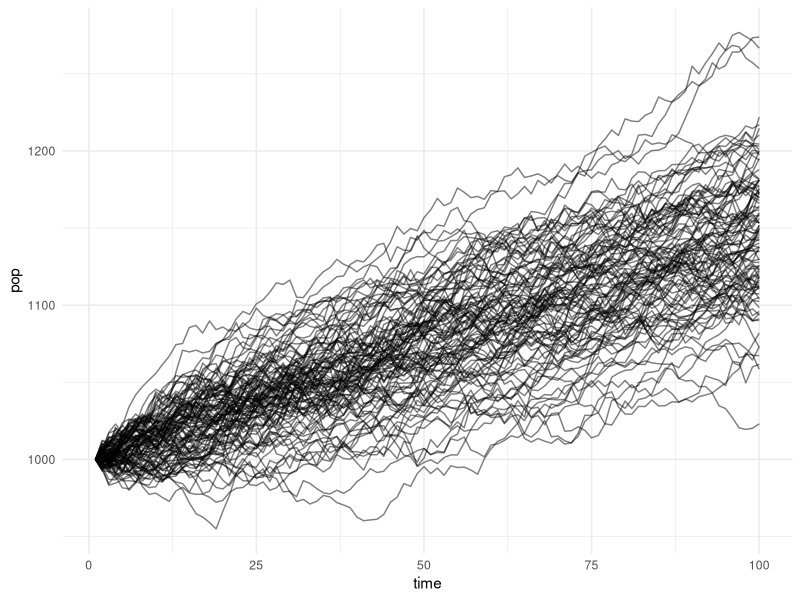
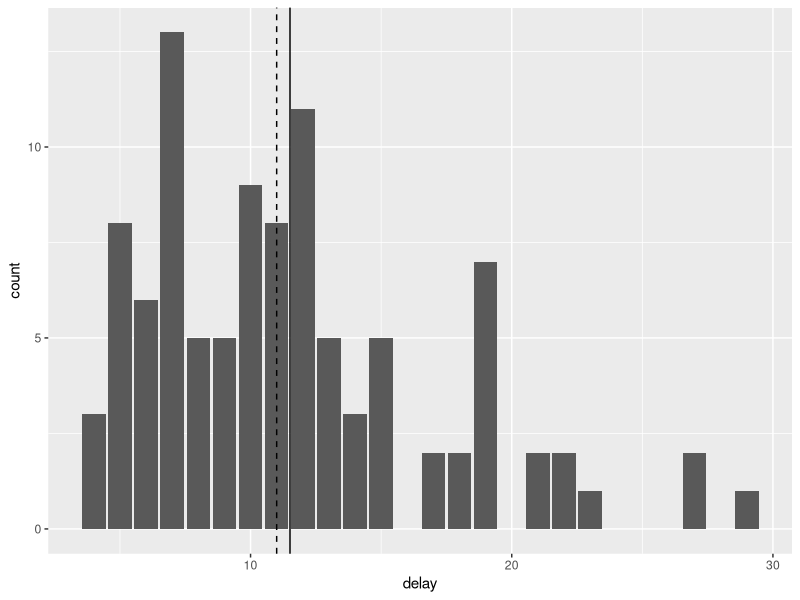
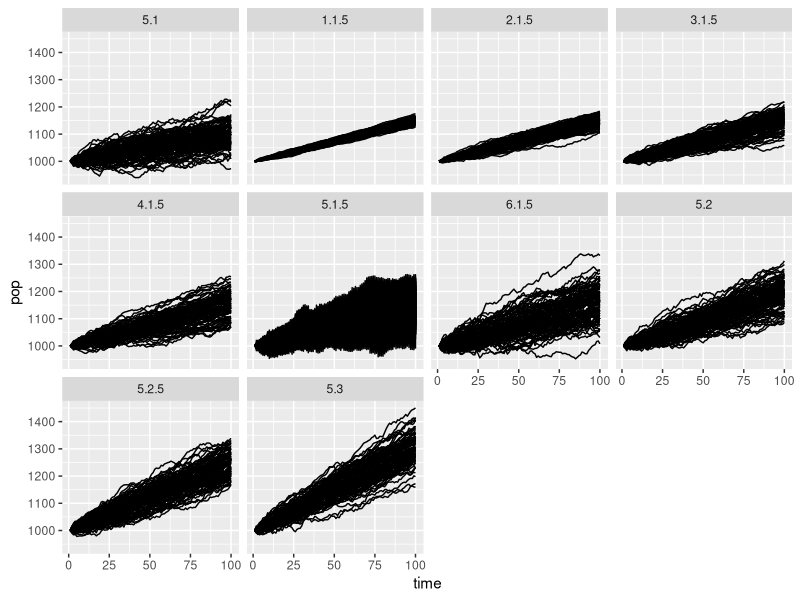

Source code (R) for these figures, in order:
## ---- chunk 1
knitr::opts_chunk$set(echo = TRUE)
library(tidyverse)
## ---- chunk 2
# linear population trend model w/ normal error
sim_pop <- function (x0, t, trend, sd) {
  pop <- vector("numeric", length = t)
  pop[1] <- x0
  for (i in 1:(length(pop) - 1)) {
    pop[i + 1] <- rnorm(1, pop[i] + trend, sd)
  }
  return(tibble(time = 1:t, pop = pop, trend = trend, sd = sd))
}

multi_sim <- function(nsim, x0, t, trend, sd) {
  simulations <- lapply(1:nsim, function(x) sim_pop(x0, t, trend, sd))
  return(bind_rows(simulations, .id = "simulation"))
}

## ---- chunk 3
# simulate model
set.seed(123)
sim_df <- multi_sim(100, 10^3, 100, 1.5, 5)
# sim_list <- lapply(1:100, function(x) sim_pop(10^3, 100, 1.5, 5))
# sim_df <- bind_rows(sim_list, .id = "simulation")

sim_df %>% ggplot() + 
  geom_line(aes(x = time, y = pop, group = simulation), alpha = 0.5) + 
  theme_minimal()
## ---- chunk 4
# one sided sprt calculation
objfn <- function(trend, x1, x0, sd) {
  # likelihood( x1 | x0, r, dispersion )
  dnorm(x = x1, mean = x0 + trend, sd = sd)
}


#  find restricted MLE under h_0 or h_1
likelihood <- function (x_prev, x_now, sd, interval = c(), guess = 1.5) {
  opt <- optim(par = guess, fn = objfn, control = list(fnscale = -1), 
      method = "Brent", lower = interval[1], upper = interval[2],
      x0 = x_prev, x1 = x_now, sd = sd)
  return(opt$value)
}

# sequential test functions
calc_sr <- function(data, sd, accept_reg = c(0,0), reject_reg = c(0, 5)) {
  
  # initialize empty columns for likelihood calculations
  data$lik0 <- NA
  data$lik1 <- NA
  
  # parameter space
  theta0 <- accept_reg
  theta1 <- reject_reg
  
  # use midpoint of interval as init guess for optim (Brent's method)
  guess0 <- accept_reg[1] + (accept_reg[2] - accept_reg[1]) / 2 
  guess1 <- reject_reg[1] + (reject_reg[2] - reject_reg[1]) / 2 
  
  sim_number <- 1
  for (i in 2:nrow(data)) {
    
    if (data[i, "simulation"] == sim_number + 1) {
      # skip calculation of likelihood for the first observation in each simluation
      sim_number <- sim_number + 1
      next
    }
    
    # observed states and known pars
    x0 <- unlist(data[i-1, "pop"])
    x1 <- unlist(data[i, "pop"])
    
    # likelihood calculation
    data[i,"lik0"] <- dnorm(x = x1, mean = x0, sd = sd) # H0: x_t+1 ~ N(x_t, sd)
    data[i,"lik1"] <- likelihood(x_prev = x0, x_now = x1, sd = sd,  # p(x_now | x_prev, disp, theta \in Theta_1)
                                   interval = theta1, guess = guess1)
  }
  
  return(data)
}
## ---- chunk 5
# calculate time required to detect trend
sprt_df <- calc_sr(sim_df, sd = 5)

sprt_df <- 
  sprt_df %>%  
  group_by(simulation) %>%
  mutate(sr = log(lik1/lik0) ,
         sr = ifelse(is.na(sr), 0, sr),
         sprt = cumsum(sr),
         a = log( (1 - 0.2)/ 0.05),
         b = log(0.2/(1 - 0.05)),
         decision = case_when(sprt <= a & sprt >= b ~"?",
                              sprt > a ~ "H1",
                              sprt < b ~ "H0"))

is_h1 <- function(x) x == "H1"

delay_df <- 
  sprt_df %>% ungroup() %>%
  group_by(simulation) %>%
  summarize(delay = unique(detect_index(decision, is_h1))) %>%
  mutate(mean_delay = mean(delay),
         median_delay = median(delay),
         p20_delay = quantile(delay, probs = 0.2),
         p80_delay = quantile(delay, probs = 0.8))

ggplot(delay_df) + 
  geom_bar(aes(x = delay)) +
  geom_vline(aes(xintercept = mean_delay)) +
  geom_vline(aes(xintercept = median_delay), linetype = "dashed")
  
## ---- chunk 6
# sensitivity analysis following Fig. 1 c-d in White 2019
set.seed(123)
trend_var <- seq(1, 3, by = 0.5)
sd_var <- 1:6
trend_cst <- rep(1.5, length = length(sd_var))
sd_cst <- rep(5, length = length(trend_var))

trends <- c(trend_var, trend_cst)
sds    <- c(sd_cst, sd_var)

sensitivity_list <- lapply(seq_along(trends), 
                           function(x) multi_sim(100, 10^3, 100, trends[x], sds[x]))
sens_df <- bind_rows(sensitivity_list)
## ---- chunk 7
sens_df %>%
  ggplot() +
  geom_line(aes(x = time, y = pop, group = simulation)) +
  facet_wrap(~interaction(sd, trend) )
